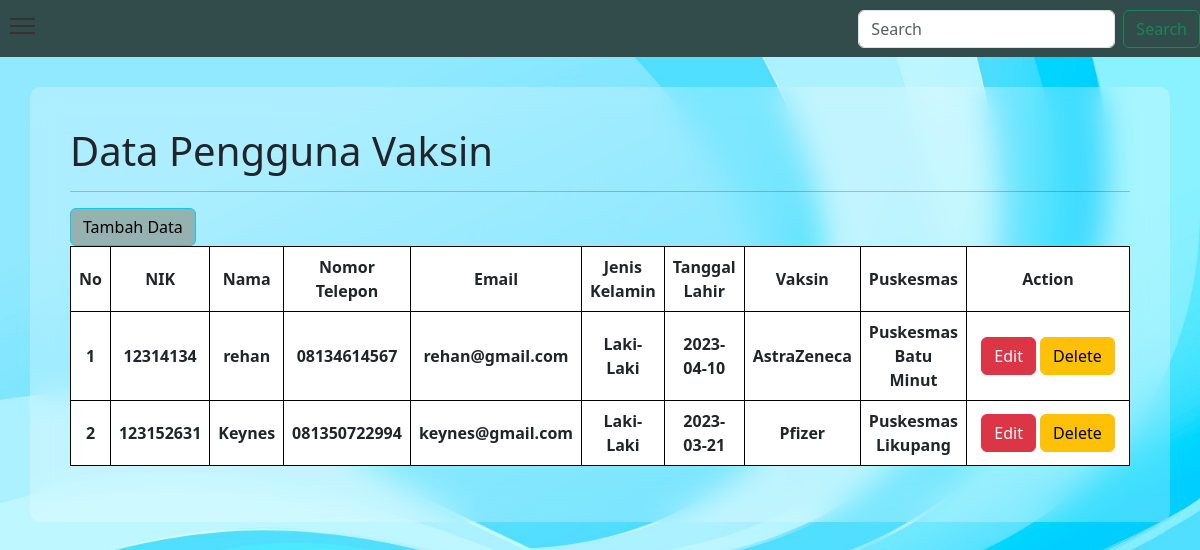
The page / on the database its author committed.
### tables this page shows
CREATE TABLE `penduduk` (
  `NIK` int(11) NOT NULL,
  `Nama` varchar(50) NOT NULL,
  `Nomor_hp` varchar(50) NOT NULL,
  `Email` varchar(50) NOT NULL,
  `Jenis_kelamin` enum('L','P') NOT NULL,
  `Tanggal_lahir` date NOT NULL,
  `id_vaksin` int(50) NOT NULL,
  `id_puskesmas` int(50) NOT NULL
);

CREATE TABLE `vaksin` (
  `id_vaksin` int(50) NOT NULL,
  `jenis_vaksin` varchar(50) NOT NULL
);

CREATE TABLE `puskesmas` (
  `id_puskesmas` int(50) NOT NULL,
  `nama_puskes` varchar(50) NOT NULL
);

### index.php (the view, shortened to what this page needs)
<?php
include "header.php";
?>
<body>
  <div class="container" style="margin-top: 30px;">
    <h1>Data Pengguna Vaksin</h1>
    <hr>
    <table class="table table-bordered">
      <a href="tambah_penduduk.php" class="btn btn-info">Tambah Data</a>
      <thead>
        <tr id="mytable" style="text-align: center;">
          <th scope="col">No</th>
          <th scope="col">NIK</th>
          <th scope="col">Nama</th>
          <th scope="col">Nomor Telepon</th>
          <th scope="col">Email</th>
          <th scope="col">Jenis Kelamin</th>
          <th scope="col">Tanggal Lahir</th>
          <th scope="col">Vaksin</th>
          <th scope="col">Puskesmas</th>
          <th width="200">Action</th>
        </tr>
      </thead>
      <tbody>
        <?php
        $nomor = 1;
        $penduduk = mysqli_query($connect, "SELECT * FROM penduduk
              LEFT JOIN vaksin  ON penduduk.id_vaksin = vaksin.id_vaksin
              LEFT JOIN puskesmas ON penduduk.id_puskesmas = puskesmas.id_puskesmas");
        while ($row = mysqli_fetch_array($penduduk)) {
        ?>
          <tr>
            <th><?php echo $nomor; ?></th>
            <th><?php echo $row['NIK'] ?></th>
            <th><?php echo $row['Nama'] ?></th>
            <th><?php echo $row['Nomor_hp'] ?></th>
            <th><?php echo $row['Email'] ?></th>
            <th><?php echo $row['Jenis_kelamin'] == 'L' ? 'Laki-Laki' : 'Perempuan' ?></th>
            <th><?php echo $row['Tanggal_lahir'] ?></th>
            <th><?php echo $row['jenis_vaksin'] ?></th>
            <th><?php echo $row['nama_puskes'] ?></th>
            <td>
              <a href="edit_penduduk.php?NIK=<?php echo $row['NIK']; ?>" class="btn btn-danger"> Edit </a>
              <a href="hapus_penduduk.php?NIK=<?php echo $row['NIK']; ?>" class="btn btn-warning">Delete</a>
            </td>
          </tr>
        <?php
          $nomor++;
        };
        ?>
      </tbody>
</body>
</html>

### header.php (shortened to what this page needs)
<!doctype html>
<html lang="en">
<head>
  <link href="https://cdn.jsdelivr.net/npm/bootstrap@5.3.0-alpha1/dist/css/bootstrap.min.css" rel="stylesheet">
</head>
<body>
  <nav class="navbar" style="background-color: rgb(50, 75, 75, 1);">
    <div class="hamburger-icon">
      <span></span>
      <span></span>
      <span></span>
    </div>
    <form class="d-flex" role="search">
      <input class="form-control me-2" type="search" placeholder="Search" aria-label="Search">
      <button class="btn btn-outline-success" type="submit">Search</button>
    </form>
  </nav>

### header.php (style rules this page uses)
.navbar { background-color: rgba(0, 255, 255, 0.1); }
.hamburger-icon { display: inline-block; cursor: pointer; padding: 10px; }
.hamburger-icon span { display: block; height: 2px; width: 25px; margin-bottom: 5px; background-color: #333; }
.table { border-color: black }

### index.php (style rules this page uses)
body { background-image: url(5549155.jpg); background-size: cover; }
.container { background-color: rgba(255, 255, 255, 0.25); backdrop-filter: blur(15px); padding: 40px; box-sizing: border-box; border-radius: 10px; }
.table { border-color: black }
tr { text-align: center; vertical-align: middle; }
.btn-info { background-color: #95B1B0; }

### rows shown on the page
penduduk: NIK "12314134", Nama "rehan", Nomor_hp "08134614567", Email "rehan@gmail.com", Jenis_kelamin "Laki-Laki", Tanggal_lahir "2023-04-10", id_vaksin.jenis_vaksin "AstraZeneca", id_puskesmas.nama_puskes "Puskesmas Batu Minut"
penduduk: NIK "123152631", Nama "Keynes", Nomor_hp "081350722994", Email "keynes@gmail.com", Jenis_kelamin "Laki-Laki", Tanggal_lahir "2023-03-21", id_vaksin.jenis_vaksin "Pfizer", id_puskesmas.nama_puskes "Puskesmas Likupang"
